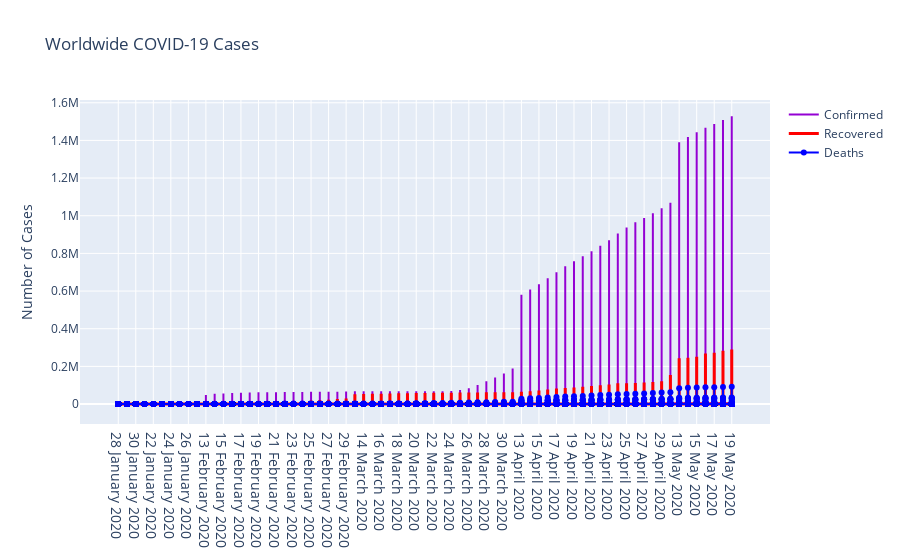

Write notebook code for a chart like this one.
### Code cell
fig = go.Figure()
        
fig.add_trace(go.Scatter(x=df['Date'], y=df['Confirmed'], mode='lines', name='Confirmed',line=dict(color='darkviolet', width=2)))

fig.add_trace(go.Scatter(x=df['Date'], y=df['Recovered'], mode='lines', name='Recovered', line=dict(color='red', width=3)))
fig.add_trace(go.Scatter(x=df['Date'], y=df['Deaths'], mode='lines+markers', name='Deaths', line=dict(color='blue', width=2)))
fig.update_layout(title='Worldwide COVID-19 Cases', xaxis_tickfont_size=14,yaxis=dict(title='Number of Cases'))
       
fig.show()

### Figure 1 — Plotly figure (JSON) as saved in the notebook; plotly's stock layout.template omitted (floating-point values rounded to 4 significant figures; data arrays with more than 128 entries replaced by an {"elided": "..."} marker saying what was removed)
{"data": [{"line": {"color": "darkviolet", "width": 2}, "mode": "lines", "name": "Confirmed", "type": "scatter", "x": {"elided": "18815 str values"}, "y": {"elided": "18815 int values"}}, {"line": {"color": "red", "width": 3}, "mode": "lines", "name": "Recovered", "type": "scatter", "x": {"elided": "18815 str values"}, "y": {"elided": "18815 int values"}}, {"line": {"color": "blue", "width": 2}, "mode": "lines+markers", "name": "Deaths", "type": "scatter", "x": {"elided": "18815 str values"}, "y": {"elided": "18815 int values"}}], "layout": {"title": {"text": "Worldwide COVID-19 Cases"}, "xaxis": {"tickfont": {"size": 14}}, "yaxis": {"title": {"text": "Number of Cases"}}}}
